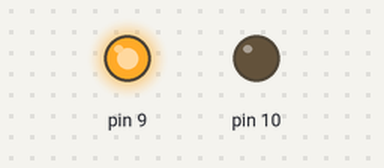
Simulated run of this sketch. Board: Arduino Uno, built with avr-gcc and run on an emulated ATmega328P. On the bench: output pins drawn as LEDs (lit = HIGH).

Above: at 3.5 s.
At 17.5 s:
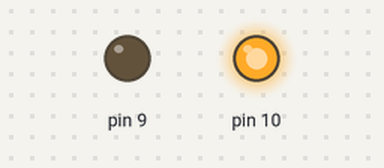
At 24.5 s:
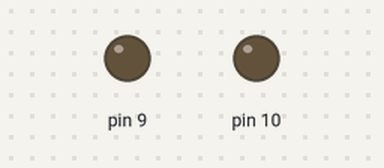
Timing chart, 0 to 36.4 s (numbered marks = the images above):
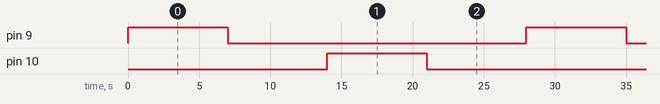

The sketch:

sketch_mar01a.ino
```cpp
void setup() {
  // put your setup code here, to run once:
pinMode(9,OUTPUT);
pinMode(10,OUTPUT);
}

void loop(){
  // put your { main code here, to run repeatedly:
digitalWrite(9,HIGH);
delay(7000);
digitalWrite(9,LOW);
delay(7000);
digitalWrite(10,HIGH);
delay(7000);
digitalWrite(10,LOW);
delay(7000);
}
```

Measured:
- by itself, pin 9, pin 10: alternates HIGH for 7.0 s and LOW for 21.0 s
- by itself, everything shown: repeats every 28.0 s, in 4 steps
